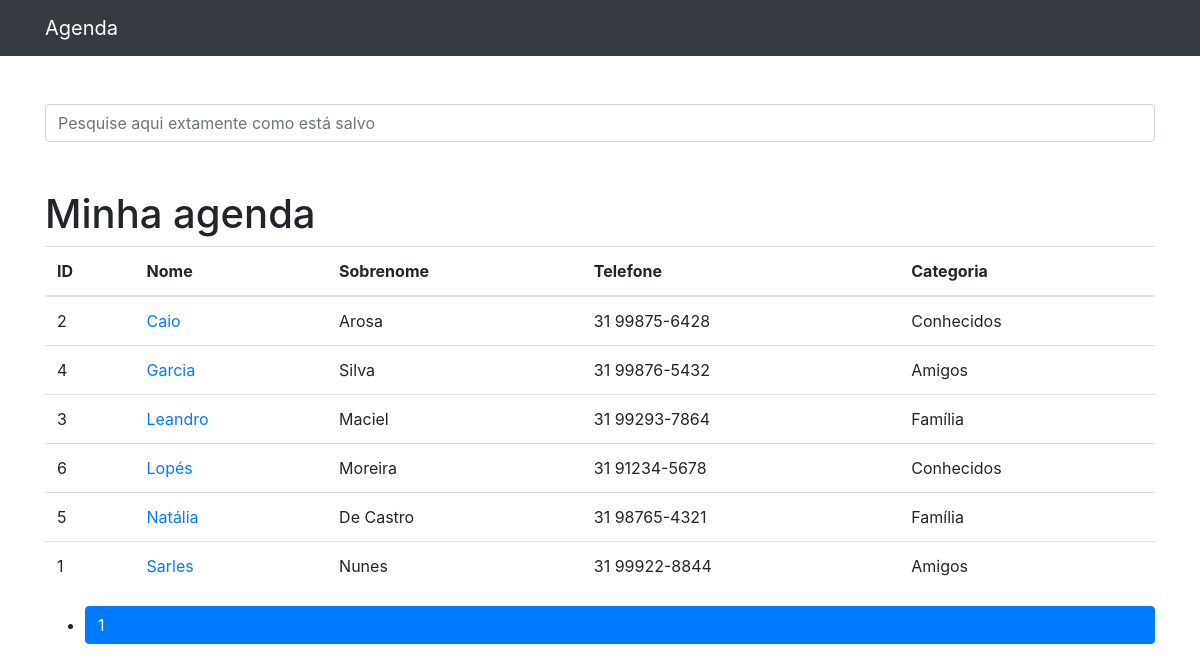
The page / on the database its author committed.
### contatos/models.py (models this page shows, shortened)
class Contato(models.Model):
    nome = models.CharField(max_length=255)
    sobrenome = models.CharField(max_length=255, blank=True)
    telefone = models.CharField(max_length=255)
    email = models.CharField(max_length=255, blank=True)
    data_criacao = models.DateTimeField(default=timezone.now)
    descricao = models.TextField(blank=True)
    categoria = models.ForeignKey(Categoria, on_delete=models.DO_NOTHING)
    mostrar = models.BooleanField(default=True)
    foto = models.ImageField(blank=True, upload_to='fotos/%Y/%m/')

class Categoria(models.Model):
    nome = models.CharField(max_length=255)
    def __str__(self):
        return self.nome

### contatos/views.py (the view)
# urls.py: path('', views.index, name='index'),
def index(request):
    contatos = Contato.objects.order_by('nome').filter(mostrar=True)
    paginator = Paginator(contatos, 10)
    page = request.GET.get('p')
    contatos = paginator.get_page(page)
    return render(request, 'contatos/index.html', {'contatos': contatos})

### contatos/templates/contatos/index.html
{% extends 'base.html' %}
{%block conteudo%}
  <h1 class="mt-5">Minha agenda</h1>
  <table class="table">
    <thead>
      <tr>
        <th>ID</th>
        <th>Nome</th>
        <th>Sobrenome</th>
        <th>Telefone</th>
        <th>Categoria</th>
      </tr>
    </thead>
    <tbody>
      {% for contato in contatos %}
        <tr>
          <td>{{ contato.id }}</td>
          <td>
            <a href="{% url 'ver_contato' contato.id %}">{{ contato.nome }}</a>
          </td>
          <td>{{ contato.sobrenome }}</td>
          <td>{{ contato.telefone }}</td>
          <td>{{ contato.categoria }}</td>
        </tr>
      {% endfor %}
    </tbody>
  </table>
<nav aria-label="Page navigation example">
  <ul class="Pagination">
    {% for pagina in contatos.paginator.page_range %}
      {% if contatos.number == pagina %}
        <li class="page-item active">
          <a class="page-link" href="?p={{ pagina }}&termo={{ request.GET.termo }}">{{ pagina }}</a>
        </li>
      {% else %}
        <li class="page-item">
          <a class="page-link" href="?p={{ pagina }}&termo={{ request.GET.termo }}">{{ pagina }}</a>
        </li>
      {% endif %}
    {% endfor %}
  </ul>
</nav>
{%endblock%}

### templates/base.html (shortened to what this page needs)
{% load static %}
<!DOCTYPE html>
<html lang="pt">
<head>
  {% include 'parciais/_head.html' %}
</head>
<body>
  {% include 'parciais/_nav.html' %}
  <div class="container">
    <div class="row">
      <div class="col-lg-12">
        {% if 'accounts' not in request.path %}
        <br><br>
        <form method="get" action="{% url 'busca' %}">
          <div class="form-group row">
            <div class="col-12">
              <input class="form-control"
                     type="search" value="{{ request.GET.termo }}"
                     id="search-input"
                     placeholder="Pesquise aqui extamente como está salvo"
                     name="termo">
            </div>
          </div>
        </form>
        {% endif %}
        {%block conteudo%} {%endblock%}
      </div>
    </div>
  </div>
</body>
</html>

### templates/parciais/_head.html (shortened to what this page needs)
{% load static %}
  <link href="{% static 'vendor/bootstrap/css/bootstrap.min.css'%}" rel="stylesheet">

### templates/parciais/_nav.html (shortened to what this page needs)
{% load static %}
  <nav class="navbar navbar-expand-lg navbar-dark bg-dark static-top">
    <div class="container">
      <a class="navbar-brand" href="{% url 'index' %}">Agenda</a>
    </div>
  </nav>

### rows shown on the page
Contato: id "2", nome "Caio", sobrenome "Arosa", telefone "31 99875-6428", categoria "Conhecidos"
Contato: id "4", nome "Garcia", sobrenome "Silva", telefone "31 99876-5432", categoria "Amigos"
Contato: id "3", nome "Leandro", sobrenome "Maciel", telefone "31 99293-7864", categoria "Família"
Contato: id "6", nome "Lopés", sobrenome "Moreira", telefone "31 91234-5678", categoria "Conhecidos"
Contato: id "5", nome "Natália", sobrenome "De Castro", telefone "31 98765-4321", categoria "Família"
Contato: id "1", nome "Sarles", sobrenome "Nunes", telefone "31 99922-8844", categoria "Amigos"

### other values the page prints
{{ pagina }} "1"
